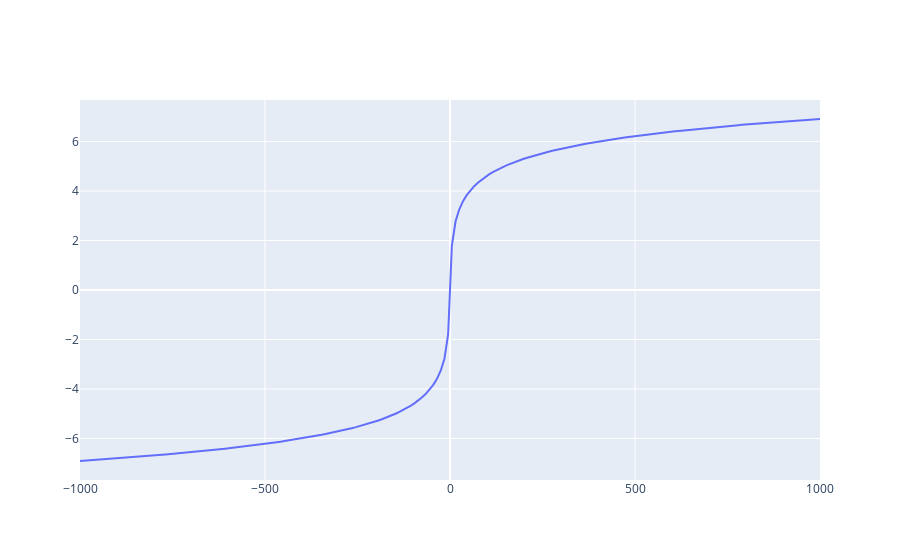

Notebook source saved alongside this figure:
### Code cell
fig = go.Figure()
arg = np.linspace(-1000, 1000, 200)
fig.add_trace(go.Scatter(x=arg, y=LogTransformation.transform(arg), name="transform"))

fig.show()

### Figure 1 — Plotly figure (JSON) as saved in the notebook; plotly's stock layout.template omitted (floating-point values rounded to 4 significant figures; data arrays with more than 128 entries replaced by an {"elided": "..."} marker saying what was removed)
{"data": [{"name": "transform", "type": "scatter", "x": {"elided": "200 float values"}, "y": {"elided": "200 float values"}}], "layout": {}}
